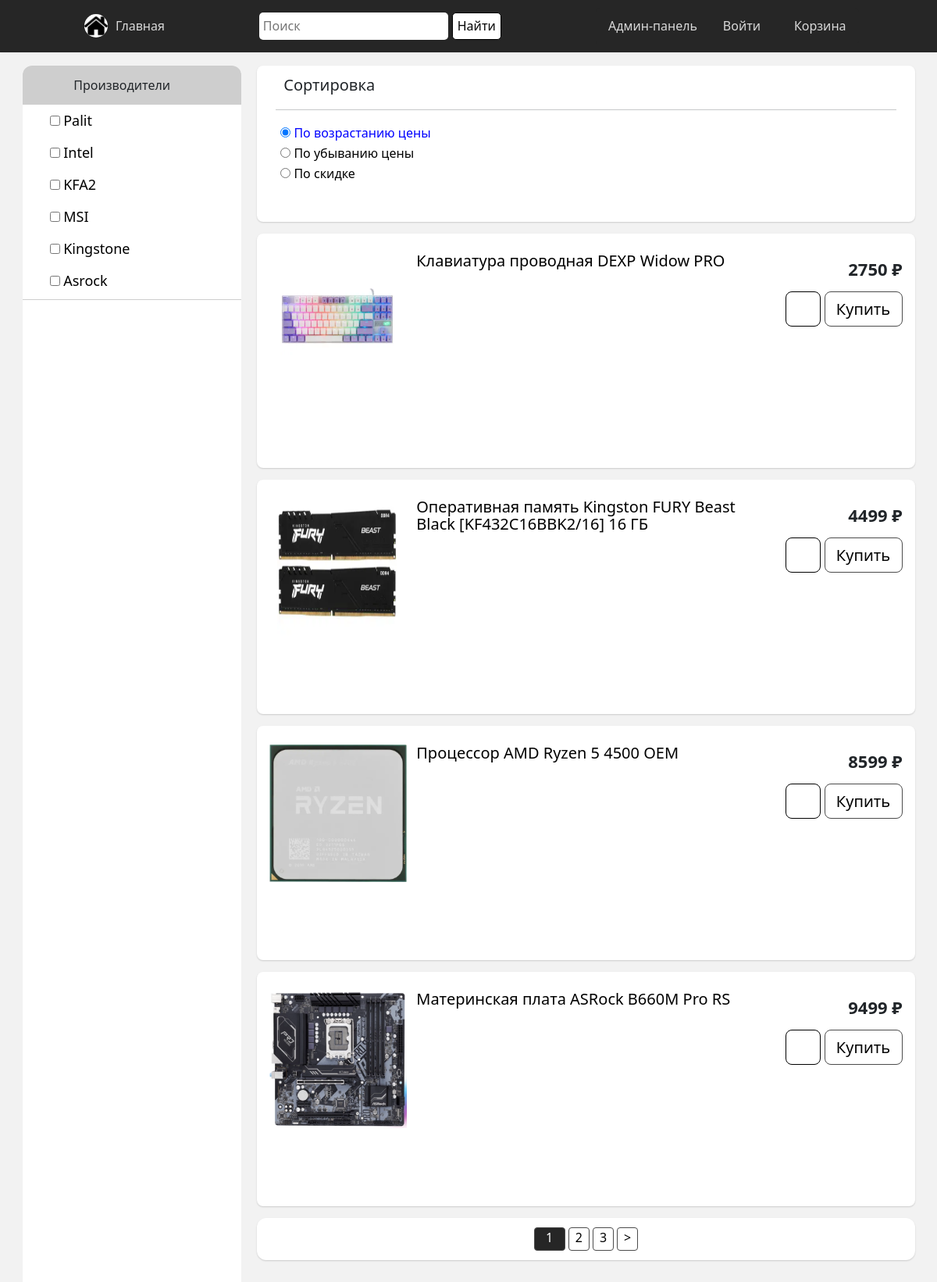
The page / on the database its author committed.
### shop/products/models.py (models this page shows, shortened)
class Brand(db.Model):
    id = db.Column(db.Integer, primary_key=True)
    name = db.Column(db.String(30), nullable=False, unique=True)
    slug = db.Column(db.String(50), index=True)

class Product(db.Model):
    __tablename__: str = 'product'
    __searchable__ = ['name', 'description']
    id = db.Column(db.Integer, primary_key=True)
    name = db.Column(db.String(80), nullable=False)
    price = db.Column(db.Numeric(10, 2), nullable=False)
    discount = db.Column(db.Integer, default=0)
    stock = db.Column(db.Integer, nullable=False)
    description = db.Column(db.Text, nullable=False)
    pub_date = db.Column(db.DateTime, nullable=False, default=datetime.utcnow)
    image_1 = db.Column(db.String(150), nullable=False, default='image.jpg')
    image_2 = db.Column(db.String(150), nullable=False, default='image.jpg')
    image_3 = db.Column(db.String(150), nullable=False, default='image.jpg')
    brand_id = db.Column(db.Integer, db.ForeignKey('brand.id'), nullable=False)
    brand = db.relationship('Brand', backref=db.backref('brands', lazy=True))
    category_id = db.Column(db.Integer, db.ForeignKey('category.id'), nullable=False)
    category = db.relationship('Category', backref=db.backref('categories', lazy=True))

### shop/products/routes.py (the view)
@app.route('/', methods=['GET', 'POST'])
def home():
    page = request.args.get('page', 1, type=int)
    sort = request.args.get('sort', None)
    required_brands = request.args.getlist('brand')
    print(f'{sort=} {required_brands=} {page=}')
    if required_brands:
        br = Brand.query.filter(Brand.slug.in_(required_brands)).all()
        products_query = Product.query.filter(Product.brand_id.in_(g.id for g in br)).filter(Product.stock > 0)
    else:
        products_query = Product.query.filter(Product.stock > 0)
    if sort == 'pricedown':
        products = products_query.order_by(Product.price.desc()).paginate(page=page, per_page=4)
    elif sort == 'discount':
        products = products_query.order_by(Product.discount.desc()).paginate(page=page, per_page=4)
    else:
        products = products_query.order_by(Product.price.asc()).paginate(page=page, per_page=4)
    if request.method == 'POST':
        return jsonify({'output': render_template('products/catalog_products.html', products=products)})
    return render_template('products/index.html', products=products, brands=get_all_brands(),
                           categories=get_all_categories())

### shop/products/utils.py (called while the page is built)
def get_all_brands():
    return Brand.query.join(Product, (Brand.id == Product.brand_id)).all()

def get_all_categories():
    return Category.query.join(Product, (Category.id == Product.category_id)).all()

### shop/templates/products/index.html (shortened to what this page needs)
{% extends 'layout.html' %}
{% block content %}
    {% include 'navbar.html' %}
    <div class="wrapper">
        <div class="wrapper2">
            <div id="left-block" class="left-block">
                <div class="filter-name">Производители <button id="tss" type="submit" class="tss">X</button></div>
                <form class="form-filter">
                    <div class="filter-list-content">
                        {% for brand in brands %}
                            <div class="ui-checkbox ui-checkbox-list">
                                <button type="submit">
                                    {% if brand.slug in request.args.getlist('brand') %}
                                        <label><input type="checkbox" name="brand" value="{{ brand.slug }}" checked>
                                            {{ brand.name }}
                                        </label>
                                    {% else %}
                                        <label><input type="checkbox" name="brand" value="{{ brand.slug }}">
                                            {{ brand.name }}
                                        </label>
                                    {% endif %}
                                </button>
                            </div>
                        {% endfor %}
                    </div>
                </form>
            </div>
            <div class="main-block">
                <div class="sort-block">
                    <label style="padding-left: 10px; padding-top: 10px ; font-size: 20px">Сортировка</label> <button id="sh_filter" class="sh_filter" type="button"></button>
                    <hr>
                    <div class="radio">
                        <form class="form-filter">
                            <button>
                                <input type="radio" id="sort-priceup" name="sort" value="priceup"
                                       checked>
                                <label for="sort-priceup">По возрастанию цены</label>
                            </button>
                            <br>
                            <button>
                                <input type="radio" id="sort-pricedown" name="sort" value="pricedown"
                                        {{ 'checked' if request.args.get('sort')=='pricedown' }}>
                                <label for="sort-pricedown">По убыванию цены</label></button>
                            <br>
                            <button>
                                <input type="radio" id="sort-discount" name="sort" value="discount"
                                        {{ 'checked' if request.args.get('sort')=='discount' }}>
                                <label for="sort-discount">По скидке</label>
                            </button>
                            <br>
                        </form>
                    </div>
                </div>
                {% include 'products/catalog_products.html' %}
            </div>
        </div>
    </div>
{% endblock content %}

### shop/templates/layout.html (shortened to what this page needs)
<!doctype html>
<html lang="en">
<head>
    <link rel="stylesheet" href="{{ url_for('static', filename='css/bootstrap.min.css') }}">
    <link rel="stylesheet" href="{{ url_for('static', filename='css/test.css') }}">
</head>
<body>
{% block content %}
{% endblock content %}
</body>
</html>

### shop/templates/navbar.html (shortened to what this page needs)
<header id="navbar">
    <nav class="navbar-container">
        <a href="/" class="home-link">
            <div class="navbar-logo"><img src="../static/images/home_logo.png" alt=""></div>
            Главная
        </a>
        <form class="search-field" role="search" action="{{ url_for('result') }}">
            <input class="input-search" type="search" placeholder="Поиск" aria-label="Search" name="q">
            <button class="search-btn" type="submit">Найти</button>
        </form>
        <div id="navbar-menu" aria-labelledby="navbar-toggle">
            <ul class="navbar-links">
                <li class="navbar-item">
                    <a class="navbar-link" href="/admin">Админ-панель</a>
                </li>
                {% if current_user.is_authenticated %}
                    <li class="navbar-item">
                        <a href="/profile" class="navbar-link text-info">
                            <ion-icon name="person"></ion-icon>
                            {{ current_user.username }}</a>
                    </li>
                    <li class="navbar-item">
                        <a href="{{ url_for('logout') }}" class="navbar-link">Выйти</a>
                    </li>
                {% else %}
                    <li class="navbar-item">
                        <a href="{{ url_for('login_view') }}" class="navbar-link">Войти</a>
                    </li>
                {% endif %}
                <li class="navbar-item">
                    <a class="navbar-link" tabindex="-1" href="{{ url_for('get_cart') }}">
                        Корзина
                    </a>
                </li>
            </ul>
        </div>
    </nav>
</header>

### shop/templates/products/catalog_products.html (shortened to what this page needs)
<div id="output" class="catalog-products">
    {% for product in products %}
        <div class="catalog-product">
            <a href="{{ url_for('product_page', prod_id=product.id) }}">
                <div class="product-image">
                    <img src="{{ url_for('static', filename='images/' + product.image_1) }}"
                         alt="{{ product.name }}">
                </div>
            </a>
            <a class="product-name" href="{{ url_for('product_page', prod_id=product.id) }}">
                <span>{{ product.name }}</span>
            </a>
            <div class="product-buy product-buy-one-line catalog-product-buy">
                <div class="product-buy-price-wrapper product-buy-price-wrapper_interactive">
                    <div class="product-buy-price">{{ product.price|int }} ₽</div>
                </div>
                <form class="sbm-form-sm" action="">
                    <button type="submit" class="product-btn-buy-wish">
                    </button>
                </form>
                <form class="sbm-form" action="{{ url_for('add_to_cart') }}" method="POST">
                    <button type="submit" class="product-btn-buy"><span>Купить</span></button>
                </form>
            </div>
        </div>
    {% endfor %}
    {% if products.total > products.per_page %}
        <div class="pagination-widget">
            {% if products.total > 4 %}
                {% for page_num in products.iter_pages(left_edge=1, right_edge=2, left_current=1, right_current=2) %}
                    {% if page_num %}
                        {% if products.page == page_num %}
                            <a href="{{ url_for('home', page=page_num, sort=request.args.get('sort'), brand=request.args.getlist('brand')) }}"
                               class="btn-paginate btn-selected">{{ page_num }}</a>
                        {% else %}
                            <a href="{{ url_for('home', page=page_num, sort=request.args.get('sort'), brand=request.args.getlist('brand')) }}"
                               class="btn-paginate">{{ page_num }}</a>
                        {% endif %}
                    {% else %}
                        ...
                    {% endif %}
                {% endfor %}
            {% endif %}
            {% if products.has_next %}
                <a href="{{ url_for('home', page=products.next_num, sort=request.args.get('sort'), brand=request.args.getlist('brand')) }}"
                   data-url="{{ request.args }}"
                   class="btn-paginate">></a>
            {% endif %}
        </div>
    {% endif %}
</div>
<br>
<br>
<br>
<br>
<br>

### rows shown on the page
Brand: name "Palit"
Brand: name "Intel"
Brand: name "KFA2"
Brand: name "MSI"
Brand: name "Kingstone"
Brand: name "Asrock"
Product: image_1 (picture), name "Клавиатура проводная DEXP Widow PRO", price "2750"
Product: image_1 (picture), name "Оперативная память Kingston FURY Beast Black [KF432C16BBK2/16] 16 ГБ", price "4499"
Product: image_1 (picture), name "Процессор AMD Ryzen 5 4500 OEM", price "8599"
Product: image_1 (picture), name "Материнская плата ASRock B660M Pro RS", price "9499"

### other values the page prints
{{ page_num }} "1"
{{ page_num }} "2" "3"
